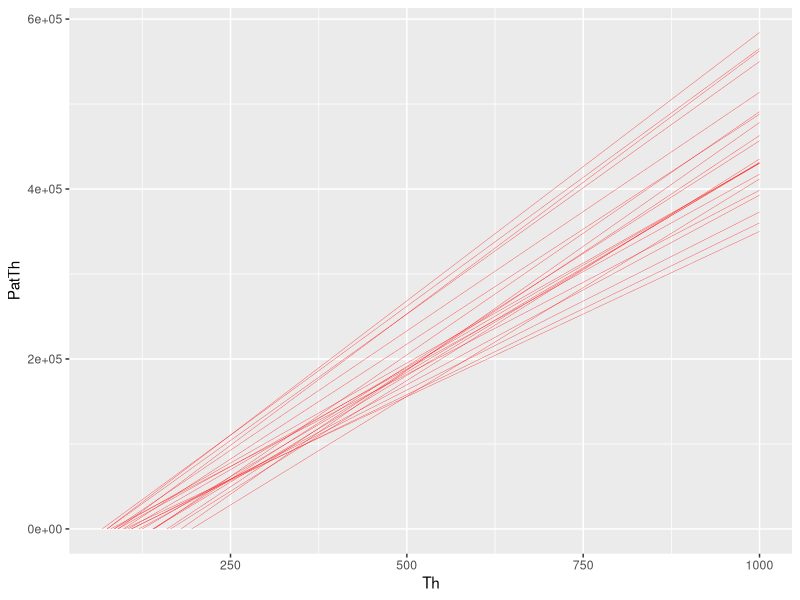

R code for this plot:
library("tidyverse")
library("readxl")
library("magrittr")

#read the data table into info
info <- read_excel("data-raw/FIdata.xlsx",
                   range = cell_cols("A:D")) # import all records in columns A to C

#calculate the salinity using equation 3 from Hall, Sterner and Bodnar (1988), Economic Geology, Vol. 83, pp. 197-202

#setting up some constants
NK <- (info[4])
c <- (0.4597 + 0.144*NK)
# names(c) <- "c"
e <- (0.0002227 + 0.0001999*NK + (0.00004633*NK^2) + (0.0001123*NK^3))
# names(e) <- "e"

a <- c/e
names(a) <- "a"
b <- info[2]/e
names(b) <- "b"

d <- -b/2
names(d) <- "d"
f <- b^2/4
names(f) <- "f"
g <- a^3/27
names(g) <- "g"
h <- sqrt(f + g)
names(h) <- "h"

p <- as.numeric(unlist(d + h))

r <-  ifelse(p <= 0, abs(p)^0.33333, p^0.33333)

q <- as.numeric(unlist(d-h))

s <- ifelse(q <= 0, -(abs(q))^0.33333, p^0.33333)

info["WtPctNaCl"] <- r+s

rm(NK, a, b, c, d, e, f, g, h, p, q, r, s)


#calculate the density using molality (m) into equation 22 from Zhang and Frantz (1987), Chemical Geology, vol. 64, pg. 335-350


#calculate molality
t <- 18.01534*info[5]/(18.01534*info[5]+58.4428*(100-info[5]))
m <- 55.55*t/(1-t) #equation 17

info["molality"] <- m


#calculate the density

#constants
g1 <- 1.0014
g2 <- -0.00022323
g3 <- -0.0000013472
g4 <- -0.0000000046597
g5 <- 0.023547
g6 <- 0.0045636
g7 <- 0.00048805
g8 <- -0.00006498
g9 <- -0.000053074
g10 <- 0.000001009

T <- as.numeric(unlist(info[3]))
densML5 <- as.numeric(unlist((g1 + g5*m + g6*m^2 + g7*m^3) + (g2 + g8*m + g9*m^2) * T + (g3 + g10*m) * T^2 + g4*T^3))

options(infoble.print_max = Inf)

info %<>% mutate(
  dens = ifelse(molality <= 5, densML5, NA))

rm(T, densML5, m, t, g1, g2, g3, g4, g5, g6, g7, g8, g9, g10)

#Calculate pressure along L-V curve at Th
T <- as.numeric(unlist(info[3]))
tr <- T/100
x1 <- as.numeric(unlist(exp(-5.38 + 0.0688*T - 0.000208*T^2 + 0.000000296*T^3)))

x2 <- as.numeric(unlist(-135.99 + 304.37*tr - 236.18*tr^2 + 78.625*tr^3 - 10.094*tr^4 + 0.4244*tr^5))
                 
info %<>% mutate(
  PatTh = ifelse(T > -21.2 & T < 180.01, x1, x2))

rm(x1, x2)


#Calculate the critical T,P for the FI system
info["Tcrit"] <- 374.1 + 8.8*info[5] + 0.1771*info[5]^2 - 0.02113*info[5]^3 + 0.0007334*info[5]^4

info["Pcrit"] <- 2094 - 20.56*info[9] + 0.06896*info[9]^2 - 0.00008903*info[9]^3 + 0.00000004214*info[9]^4

rm(T, tr)

#calculate and isochore using Bodnar and Vityk (1994)
Th <- as.numeric(unlist(info[3]))
S <- as.numeric(unlist(info[5]))
as <- as.numeric(unlist(18.28 + 1.4413 * S + 0.0047241 * S^2 - 0.0024213 * S^3 + 0.000038064 * S^4))
bs <- as.numeric(unlist( 0.019041 - 0.015268 * S + 0.000566012 * S^2 - 0.0000042329 * S^3 - 0.000000030354 * S^4))
cs <- as.numeric(unlist( -0.00015988 + 0.000036892 * S - 0.0000019473 * S^2 + 0.000000041674 * S^3 - 0.00000000033008 * S^4))

info["dpdt"] <- as.numeric(unlist(as + bs * Th + cs * Th^2))
PatTh <- as.numeric(unlist(info[8]))
dpdt <- as.numeric(unlist(info[9]))
rm(S, as, bs, cs)

#plot isochore using the geom_segment in ggplot2

y2 <- as.numeric(unlist((dpdt * (1000 - Th) + PatTh)))
x2 <- as.numeric(unlist(1000))
ggplot() + 
  geom_segment(data=info, mapping=aes(x=Th, y=PatTh, xend=x2, yend=y2), size=0.1, color="red") 

rm(dpdt, PatTh, Th, x2, y2)